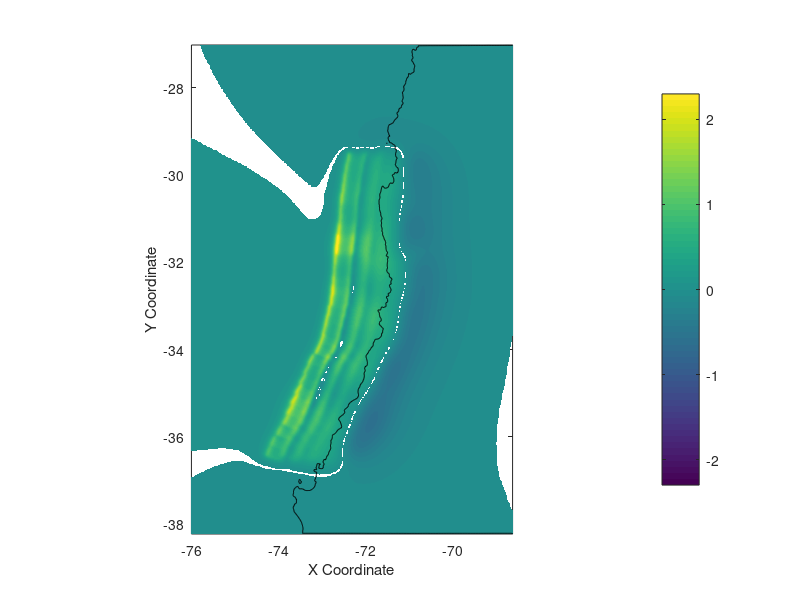

Write MATLAB code to recreate this figure.
%This script is used to plot the water suface displacement at t = 0.0,
% i.e., z_01_000000.dat output by COMCOT;
%The Script only works for COMCOT version1.7;
%Last Revise: Nov21 2008 by Xiaoming Wang


function plot_ini()

layer = load('layer01.dat');
layer_x = load('layer01_x.dat');
layer_y = load('layer01_y.dat');
[x,y] = meshgrid(layer_x,layer_y);

nx = length(layer_x);
ny = length(layer_y);

depth = reshape(layer,nx,ny);
clear layer
clear layer_x
clear layer_y

fid = fopen('ini_surface.dat');
a = fscanf(fid,'%g',inf); % write all data into a column of matrix a.
fclose(fid);

deform = reshape(a,nx,ny);
clear a

zmax = max(max(deform))
zmin = min(min(deform))
cmax = 0.95*max([abs(zmax) abs(zmin)])
% cmax = 5.0

for i=1:nx
   for j=1:ny
      if abs(deform(i,j))<0.005
         deform(i,j) = NaN;
      end
   end
end
pcolor(x,y,deform')
shading interp
axis equal
axis tight
caxis([-cmax cmax])
colorbar
xlabel('X Coordinate')
ylabel('Y Coordinate')
clear deform

hold on
contour(x,y,-depth',[0 0],'k')
print('-dpng', 'Figure_InitialDisplacement');
